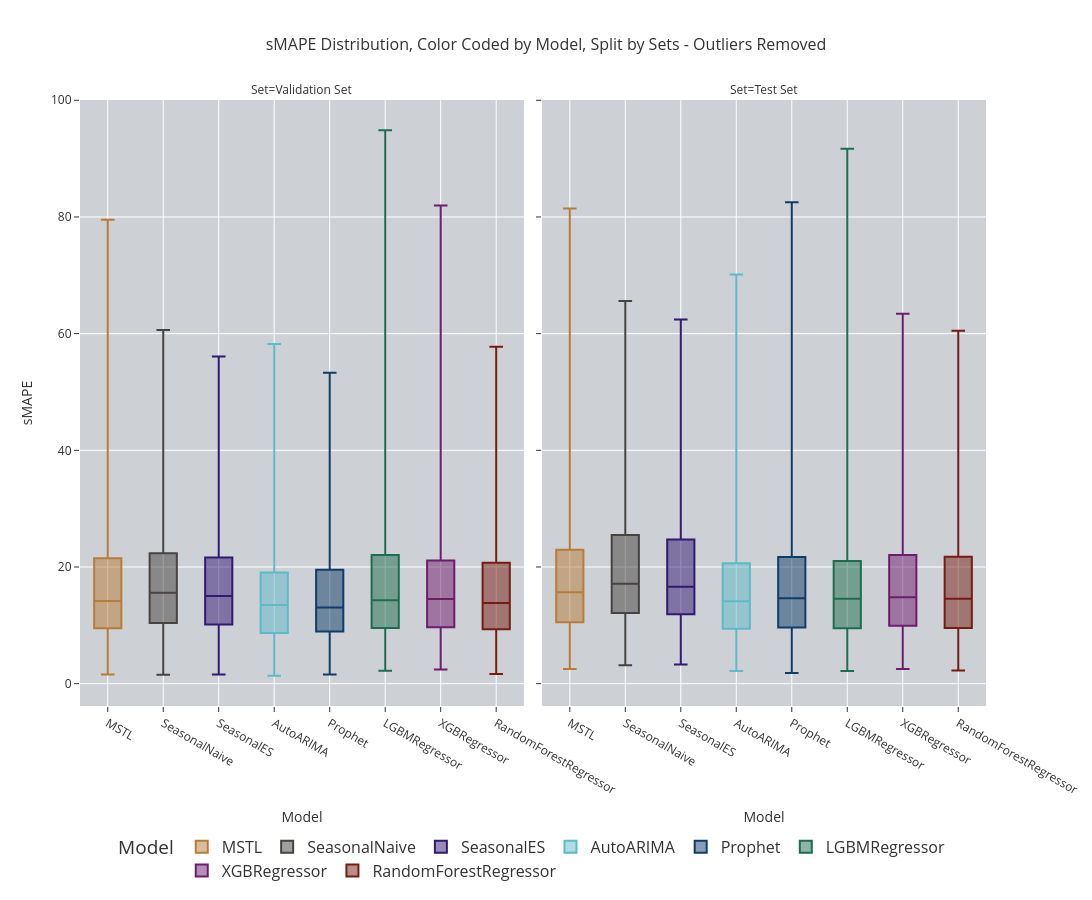

Notebook code for this chart:
### Code cell
Box = px.box(
    title='sMAPE Distribution, Color Coded by Model, Split by Sets - Outliers Removed',
    data_frame=df_Metrics[df_Metrics['sMAPE'] <= 100],
    x='Model',
    y='sMAPE',
    width=1500,
    height=900,
    color='Model',
    color_discrete_map=color_discrete_map,
    template='ggplot2',
    facet_col='Set',
    points=False,
)

Box.update_layout(
     title_font=dict(size=16),  # Set the title font size
    font=dict(size=12),  # Set general font size for labels and axis titles
            hoverlabel=dict(
                font_size=20  # Set font size for hover data
            ),
             legend=dict(
                orientation='h',       
                yanchor='bottom',     
                y=-0.3,               
                xanchor='center',      
                 x=0.5,                 
                font=dict(size=16)     
            ),
            plot_bgcolor="#CDD0D4", 
)

Box.show()

### Figure 1 — Plotly figure (JSON) as saved in the notebook; plotly's stock layout.template omitted (floating-point values rounded to 4 significant figures; data arrays with more than 128 entries replaced by an {"elided": "..."} marker saying what was removed)
{"data": [{"alignmentgroup": "True", "boxpoints": false, "hovertemplate": "Model=%{x}<br>Set=Validation Set<br>sMAPE=%{y}<extra></extra>", "legendgroup": "MSTL", "marker": {"color": "#B87C39"}, "name": "MSTL", "notched": false, "offsetgroup": "MSTL", "orientation": "v", "showlegend": true, "type": "box", "x": {"elided": "554 str values"}, "x0": " ", "xaxis": "x", "y": {"elided": "554 float values"}, "y0": " ", "yaxis": "y"}, {"alignmentgroup": "True", "boxpoints": false, "hovertemplate": "Model=%{x}<br>Set=Test Set<br>sMAPE=%{y}<extra></extra>", "legendgroup": "MSTL", "marker": {"color": "#B87C39"}, "name": "MSTL", "notched": false, "offsetgroup": "MSTL", "orientation": "v", "showlegend": false, "type": "box", "x": {"elided": "554 str values"}, "x0": " ", "xaxis": "x2", "y": {"elided": "554 float values"}, "y0": " ", "yaxis": "y2"}, {"alignmentgroup": "True", "boxpoints": false, "hovertemplate": "Model=%{x}<br>Set=Validation Set<br>sMAPE=%{y}<extra></extra>", "legendgroup": "SeasonalNaive", "marker": {"color": "#474340"}, "name": "SeasonalNaive", "notched": false, "offsetgroup": "SeasonalNaive", "orientation": "v", "showlegend": true, "type": "box", "x": {"elided": "554 str values"}, "x0": " ", "xaxis": "x", "y": {"elided": "554 float values"}, "y0": " ", "yaxis": "y"}, {"alignmentgroup": "True", "boxpoints": false, "hovertemplate": "Model=%{x}<br>Set=Test Set<br>sMAPE=%{y}<extra></extra>", "legendgroup": "SeasonalNaive", "marker": {"color": "#474340"}, "name": "SeasonalNaive", "notched": false, "offsetgroup": "SeasonalNaive", "orientation": "v", "showlegend": false, "type": "box", "x": {"elided": "554 str values"}, "x0": " ", "xaxis": "x2", "y": {"elided": "554 float values"}, "y0": " ", "yaxis": "y2"}, {"alignmentgroup": "True", "boxpoints": false, "hovertemplate": "Model=%{x}<br>Set=Validation Set<br>sMAPE=%{y}<extra></extra>", "legendgroup": "SeasonalES", "marker": {"color": "#321975"}, "name": "SeasonalES", "notched": false, "offsetgroup": "SeasonalES", "orientation": "v", "showlegend": true, "type": "box", "x": {"elided": "554 str values"}, "x0": " ", "xaxis": "x", "y": {"elided": "554 float values"}, "y0": " ", "yaxis": "y"}, {"alignmentgroup": "True", "boxpoints": false, "hovertemplate": "Model=%{x}<br>Set=Test Set<br>sMAPE=%{y}<extra></extra>", "legendgroup": "SeasonalES", "marker": {"color": "#321975"}, "name": "SeasonalES", "notched": false, "offsetgroup": "SeasonalES", "orientation": "v", "showlegend": false, "type": "box", "x": {"elided": "554 str values"}, "x0": " ", "xaxis": "x2", "y": {"elided": "554 float values"}, "y0": " ", "yaxis": "y2"}, {"alignmentgroup": "True", "boxpoints": false, "hovertemplate": "Model=%{x}<br>Set=Validation Set<br>sMAPE=%{y}<extra></extra>", "legendgroup": "AutoARIMA", "marker": {"color": "#5DBAC8"}, "name": "AutoARIMA", "notched": false, "offsetgroup": "AutoARIMA", "orientation": "v", "showlegend": true, "type": "box", "x": {"elided": "554 str values"}, "x0": " ", "xaxis": "x", "y": {"elided": "554 float values"}, "y0": " ", "yaxis": "y"}, {"alignmentgroup": "True", "boxpoints": false, "hovertemplate": "Model=%{x}<br>Set=Test Set<br>sMAPE=%{y}<extra></extra>", "legendgroup": "AutoARIMA", "marker": {"color": "#5DBAC8"}, "name": "AutoARIMA", "notched": false, "offsetgroup": "AutoARIMA", "orientation": "v", "showlegend": false, "type": "box", "x": {"elided": "554 str values"}, "x0": " ", "xaxis": "x2", "y": {"elided": "554 float values"}, "y0": " ", "yaxis": "y2"}, {"alignmentgroup": "True", "boxpoints": false, "hovertemplate": "Model=%{x}<br>Set=Validation Set<br>sMAPE=%{y}<extra></extra>", "legendgroup": "Prophet", "marker": {"color": "#103C6B"}, "name": "Prophet", "notched": false, "offsetgroup": "Prophet", "orientation": "v", "showlegend": true, "type": "box", "x": {"elided": "554 str values"}, "x0": " ", "xaxis": "x", "y": {"elided": "554 float values"}, "y0": " ", "yaxis": "y"}, {"alignmentgroup": "True", "boxpoints": false, "hovertemplate": "Model=%{x}<br>Set=Test Set<br>sMAPE=%{y}<extra></extra>", "legendgroup": "Prophet", "marker": {"color": "#103C6B"}, "name": "Prophet", "notched": false, "offsetgroup": "Prophet", "orientation": "v", "showlegend": false, "type": "box", "x": {"elided": "554 str values"}, "x0": " ", "xaxis": "x2", "y": {"elided": "554 float values"}, "y0": " ", "yaxis": "y2"}, {"alignmentgroup": "True", "boxpoints": false, "hovertemplate": "Model=%{x}<br>Set=Validation Set<br>sMAPE=%{y}<extra></extra>", "legendgroup": "LGBMRegressor", "marker": {"color": "#1D6E4E"}, "name": "LGBMRegressor", "notched": false, "offsetgroup": "LGBMRegressor", "orientation": "v", "showlegend": true, "type": "box", "x": {"elided": "552 str values"}, "x0": " ", "xaxis": "x", "y": {"elided": "552 float values"}, "y0": " ", "yaxis": "y"}, {"alignmentgroup": "True", "boxpoints": false, "hovertemplate": "Model=%{x}<br>Set=Test Set<br>sMAPE=%{y}<extra></extra>", "legendgroup": "LGBMRegressor", "marker": {"color": "#1D6E4E"}, "name": "LGBMRegressor", "notched": false, "offsetgroup": "LGBMRegressor", "orientation": "v", "showlegend": false, "type": "box", "x": {"elided": "553 str values"}, "x0": " ", "xaxis": "x2", "y": {"elided": "553 float values"}, "y0": " ", "yaxis": "y2"}, {"alignmentgroup": "True", "boxpoints": false, "hovertemplate": "Model=%{x}<br>Set=Validation Set<br>sMAPE=%{y}<extra></extra>", "legendgroup": "XGBRegressor", "marker": {"color": "#6E1D6E"}, "name": "XGBRegressor", "notched": false, "offsetgroup": "XGBRegressor", "orientation": "v", "showlegend": true, "type": "box", "x": {"elided": "554 str values"}, "x0": " ", "xaxis": "x", "y": {"elided": "554 float values"}, "y0": " ", "yaxis": "y"}, {"alignmentgroup": "True", "boxpoints": false, "hovertemplate": "Model=%{x}<br>Set=Test Set<br>sMAPE=%{y}<extra></extra>", "legendgroup": "XGBRegressor", "marker": {"color": "#6E1D6E"}, "name": "XGBRegressor", "notched": false, "offsetgroup": "XGBRegressor", "orientation": "v", "showlegend": false, "type": "box", "x": {"elided": "554 str values"}, "x0": " ", "xaxis": "x2", "y": {"elided": "554 float values"}, "y0": " ", "yaxis": "y2"}, {"alignmentgroup": "True", "boxpoints": false, "hovertemplate": "Model=%{x}<br>Set=Validation Set<br>sMAPE=%{y}<extra></extra>", "legendgroup": "RandomForestRegressor", "marker": {"color": "#751D12"}, "name": "RandomForestRegressor", "notched": false, "offsetgroup": "RandomForestRegressor", "orientation": "v", "showlegend": true, "type": "box", "x": {"elided": "554 str values"}, "x0": " ", "xaxis": "x", "y": {"elided": "554 float values"}, "y0": " ", "yaxis": "y"}, {"alignmentgroup": "True", "boxpoints": false, "hovertemplate": "Model=%{x}<br>Set=Test Set<br>sMAPE=%{y}<extra></extra>", "legendgroup": "RandomForestRegressor", "marker": {"color": "#751D12"}, "name": "RandomForestRegressor", "notched": false, "offsetgroup": "RandomForestRegressor", "orientation": "v", "showlegend": false, "type": "box", "x": {"elided": "554 str values"}, "x0": " ", "xaxis": "x2", "y": {"elided": "554 float values"}, "y0": " ", "yaxis": "y2"}], "layout": {"annotations": [{"font": {}, "showarrow": false, "text": "Set=Validation Set", "x": 0.245, "xanchor": "center", "xref": "paper", "y": 1, "yanchor": "bottom", "yref": "paper"}, {"font": {}, "showarrow": false, "text": "Set=Test Set", "x": 0.755, "xanchor": "center", "xref": "paper", "y": 1, "yanchor": "bottom", "yref": "paper"}], "boxmode": "overlay", "font": {"size": 12}, "height": 900, "hoverlabel": {"font": {"size": 20}}, "legend": {"font": {"size": 16}, "orientation": "h", "title": {"text": "Model"}, "tracegroupgap": 0, "x": 0.5, "xanchor": "center", "y": -0.3, "yanchor": "bottom"}, "plot_bgcolor": "#CDD0D4", "title": {"font": {"size": 16}, "text": "sMAPE Distribution, Color Coded by Model, Split by Sets - Outliers Removed"}, "width": 1500, "xaxis": {"anchor": "y", "categoryarray": ["MSTL", "SeasonalNaive", "SeasonalES", "AutoARIMA", "Prophet", "LGBMRegressor", "XGBRegressor", "RandomForestRegressor"], "categoryorder": "array", "domain": [0, 0.49], "title": {"text": "Model"}}, "xaxis2": {"anchor": "y2", "categoryarray": ["MSTL", "SeasonalNaive", "SeasonalES", "AutoARIMA", "Prophet", "LGBMRegressor", "XGBRegressor", "RandomForestRegressor"], "categoryorder": "array", "domain": [0.51, 1], "matches": "x", "title": {"text": "Model"}}, "yaxis": {"anchor": "x", "domain": [0, 1], "title": {"text": "sMAPE"}}, "yaxis2": {"anchor": "x2", "domain": [0, 1], "matches": "y", "showticklabels": false}}}
